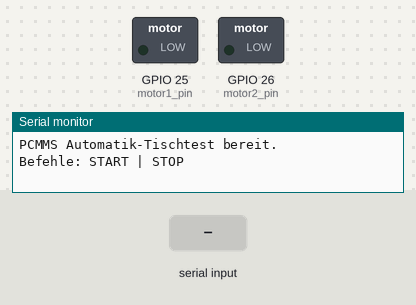
The sketch below on a simulated ESP32. Parts: switched loads named in the sketch (green lamp = pin HIGH), the last lines printed to the serial monitor. The inputs (shaded band) are chosen by the test bench.

Above: at 1.2 s.
1.3 s: "START\n" received over Serial
At 1.45 s:
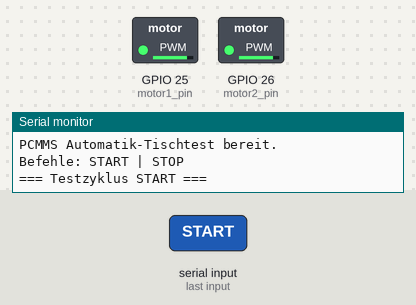
At 3.29 s:
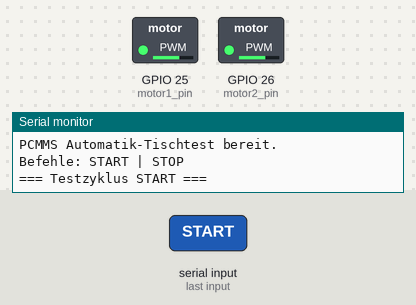
4.3 s: "STOP\n" received over Serial
Timing chart, 0 to 7.3 s (numbered marks = the images above; inputs shaded):
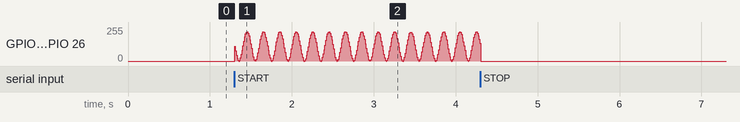

The sketch:

pcmms_phasen_automatik.ino
```cpp
// PCMMS Automatischer Phasenzyklus für Tisch-/Pendeltest
#include <Arduino.h>

const int motor1_pin = 25;
const int motor2_pin = 26;
const int pwm_freq = 80;
const int pwm_res = 8;

float amplitude = 220.0;
float freq = 5.0;
const int phase_duration = 30000;  // ms pro Phase

int phases[] = {0, 90, 180, 270, 0};
String phase_names[] = {"Ausloeschung (0°)", "Uebergang (90°)", "Bouncing-aehnlich (180°)", "Uebergang (270°)", "Motoren AUS"};

int current_phase = 0;
unsigned long phase_start = 0;
bool running = false;

void setup() {
  Serial.begin(115200);
  ledcSetup(0, pwm_freq, pwm_res);
  ledcSetup(1, pwm_freq, pwm_res);
  ledcAttachPin(motor1_pin, 0);
  ledcAttachPin(motor2_pin, 1);

  Serial.println("PCMMS Automatik-Tischtest bereit.");
  Serial.println("Befehle: START | STOP");
}

void loop() {
  if (Serial.available()) {
    String cmd = Serial.readStringUntil('\n');
    cmd.trim();
    if (cmd == "START") {
      running = true;
      phase_start = millis();
      current_phase = 0;
      Serial.println("=== Testzyklus START ===");
    }
    if (cmd == "STOP") {
      running = false;
      setMotors(0, 0);
      Serial.println("=== Test STOPPED ===");
    }
  }

  if (!running) {
    setMotors(0, 0);
    return;
  }

  unsigned long now = millis();
  if (now - phase_start >= phase_duration) {
    current_phase = (current_phase + 1) % 5;
    phase_start = now;
    Serial.printf("Phase %d: %s\n", current_phase, phase_names[current_phase].c_str());
  }

  float t = millis() / 1000.0;
  float omega = 2.0 * PI * freq;
  float phi_base = omega * t;

  if (current_phase == 4) {
    setMotors(0, 0);
  } else {
    float phase_shift = phases[current_phase] * PI / 180.0;
    int duty1 = (int)(amplitude * (sin(phi_base) * 0.5 + 0.5));
    int duty2 = (int)(amplitude * (sin(phi_base + phase_shift) * 0.5 + 0.5));
    ledcWrite(0, duty1);
    ledcWrite(1, duty2);
  }

  delay(10);
}

void setMotors(int d1, int d2) {
  ledcWrite(0, d1);
  ledcWrite(1, d2);
}
```
